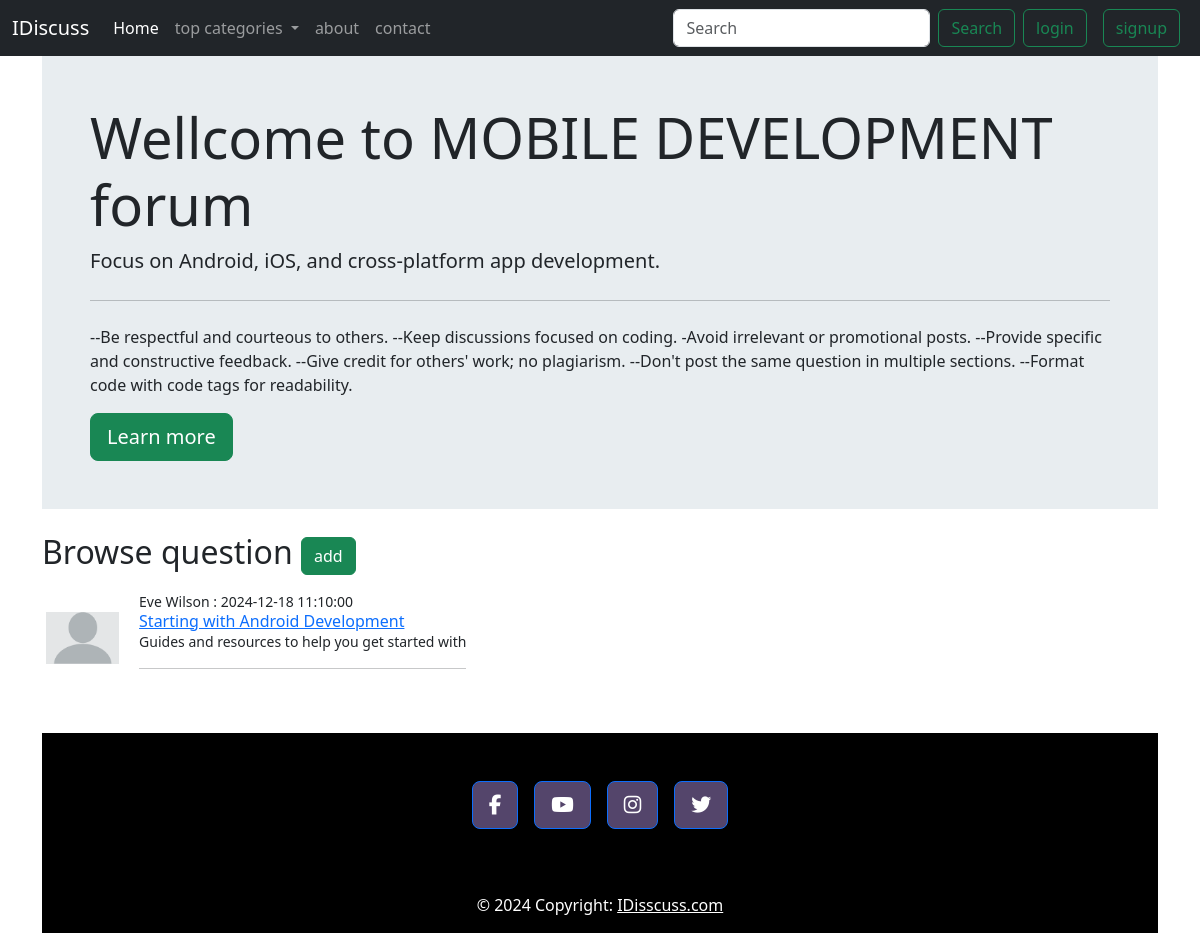
The app's page /threads_list.php?catID=13 with its own data.
### tables this page shows
CREATE TABLE `categories` (
  `cat_id` int(11) NOT NULL,
  `cat_title` varchar(99) NOT NULL,
  `cat_description` text NOT NULL
);

CREATE TABLE `threads` (
  `thread_id` int(11) NOT NULL,
  `thread_title` varchar(99) NOT NULL,
  `thread_desc` text NOT NULL,
  `thread_cat_id` int(99) NOT NULL,
  `thread_user_id` int(99) NOT NULL,
  `thread_time` datetime NOT NULL DEFAULT current_timestamp()
);

CREATE TABLE `users` (
  `id` int(11) NOT NULL,
  `name` varchar(99) NOT NULL,
  `email` varchar(99) NOT NULL,
  `pass` varchar(99) NOT NULL,
  `time` datetime NOT NULL DEFAULT current_timestamp()
);

### partials/_cat_get.php (called while the page is built, shortened)
<?php
include('_connection.php');
if (isset($_GET['catID'])) {
    $cat_id = $_GET['catID'];
    $result = mysqli_query($con, "SELECT * FROM `categories` WHERE cat_id=$cat_id");
    while ($row = mysqli_fetch_row($result)) {
        $cat_title = $row['1'];
        $cat_desc = $row['2'];
    }
}

### threads_list.php (the view, shortened to what this page needs)
<?php
include('partials/_header.php');
include('partials/_signup.php');
include('partials/_connection.php');
include('partials/_cat_get.php');
include('partials/_thread_list_insert.php');
?>
<div class="container">
    <div class="jumbotron" style="background: rgb(91%, 93%, 94%);
            padding: 3rem;">
        <h2 class="display-4">Wellcome to <b style="text-transform: uppercase;"><?php echo $cat_title; ?></b> forum</h2>
        <p class="lead"><?php echo $cat_desc; ?></p>
        <hr class="my-4">
        <p>--Be respectful and courteous to others.
            --Keep discussions focused on coding.
            -Avoid irrelevant or promotional posts.
            --Provide specific and constructive feedback.
            --Give credit for others' work; no plagiarism.
            --Don't post the same question in multiple sections.
            --Format code with code tags for readability.</p>
        <a class="btn btn-success btn-lg" href="#" role="button">Learn more</a>
    </div>
</div>
<div class="container pt-4 ">
    <h2>
        Browse question
        <button class="btn btn-success" type="button" data-bs-toggle="collapse" data-bs-target="#collapseExample" aria-expanded="false" aria-controls="collapseExample">
            add
        </button>
    </h2>
<?php
$get_id = $_GET['catID'];
$result = mysqli_query($con, "SELECT * FROM `threads` WHERE thread_cat_id=$get_id");
if (!$result || mysqli_num_rows($result) == 0) {
    echo '
        <div class="jumbotron" style="background: #e8edf0; padding: 3rem;"
            <hr class="my-4">
            <h4 class="lead">HI! To add a question, please click "Add" as there is no existing thread.</h4>
        </div>
    ';
} else {
    while ($row = mysqli_fetch_row($result)) {
        $thread_id = $row['0'];
        $thread_title = $row['1'];
        $thread_desc = $row['2'];
        $thread_user_id = $row['4'];
        $thread_time = $row['5'];
        $short_thread_desc = substr($thread_desc, 0, 50);
        $sql = mysqli_query($con, "select name from users where id=$thread_user_id");
        while ($row = mysqli_fetch_array($sql)) {
            $name = $row['name'];
        }
?>
        <div class="media my-3" style="display: flex; align-items:center;">
            <img class="mr-3 p-1" style="height: 60px;  " alt="Generic placeholder image">
            <div class="media-body align-center mx-3">
                <p style="margin: 0; font-size: 14px;">
                    <?php echo  $name . " : " . $thread_time; ?>
                </p>
                <h6 class="m-0">
                    <a href="threads.php?threadID=<?php echo $thread_id; ?>"><?php echo $thread_title; ?></a>
                </h6>
                <p style="margin: 0; font-size: 14px;">
                    <?php echo $short_thread_desc;
                    echo "<hr>" ?>
                </p>
            </div>
        </div>
<?php
    }
}
?>
<?php
include('partials/_footer.php');
?>

### records on screen
categories: cat_title "MOBILE DEVELOPMENT", cat_description "Focus on Android, iOS, and cross-platform app development."
threads: users.name "Eve Wilson", thread_time "2024-12-18 11:10:00", thread_title "Starting with Android Development", thread_desc "Guides and resources to help you get started with"
